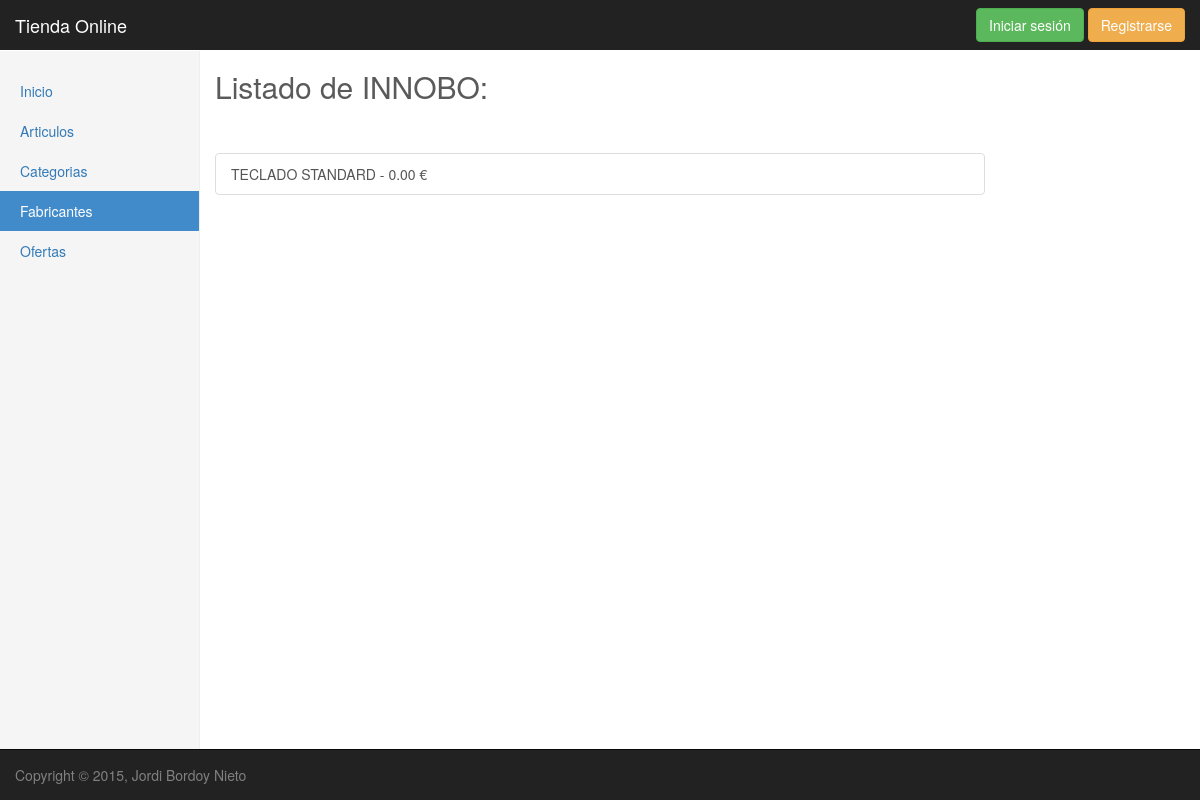
The app's page /articulos/articuloFabricante/1/ with its own data.
### articulos/models.py (models this page shows, shortened)
class Fabricante(models.Model):
	nombre = models.CharField(max_length=30, unique = True, default = '')
	imagen = models.ImageField(upload_to='fabricantes', verbose_name='Imagen', default = '')
	def __unicode__(self):
		return self.nombre

class Articulo(models.Model):
	nombre = models.CharField(max_length=30, unique = True, null = False, default='')
	descripcion = models.TextField(blank = True, null = True)
	imagen = models.ImageField(upload_to='articulos', verbose_name='Imagen', default = '')
	precio = models.DecimalField(default=0, max_digits=6, decimal_places=2)
	descuento = models.IntegerField(default=0)
	stock = models.IntegerField(default=0)
	categoria = models.ForeignKey(Categoria, related_name='art_cat', default = '')
	fabricante = models.ForeignKey(Fabricante, related_name='art_fab', default = '')

### articulos/views.py (the view)
# urls.py: url(r'^articuloFabricante/(?P<fabricante_id>\d+)/$', views.articuloFabricante, name='articuloFabricante'),
def articuloFabricante(request, fabricante_id):
	fabricante = Fabricante.objects.get(pk=fabricante_id)
	articulos = Articulo.objects.filter(fabricante=fabricante)
	articulos=articulos.order_by("nombre")
	context = {'fabricante' : fabricante, 'articulos' : articulos}
	return render(request, 'articulos/articuloFabricante.html', context)

### articulos/templates/articulos/articuloFabricante.html (shortened to what this page needs)
<!DOCTYPE html>
{% extends "base.html" %}
{% load static %}
{% load staticfiles %}
{% block focoNavLeft %}
<li><a href="/">Inicio <span class="sr-only">(current)</span></a></li>
<li><a href="/articulos/listaArticulos/">Articulos</a></li>
<li><a href="/articulos/listaCategorias/">Categorias</a></li>
<li class="active"><a href="/articulos/listaFabricantes/">Fabricantes</a></li>
<li><a href="#">Ofertas</a></li>
{% endblock %}
{% block content %}
<div class="col-md-8 col-md-offset-2">
    <h2>Listado de {{fabricante}}:</h2>
    <br>
    <br>
    <div class="list-group">
        {% for articulo in articulos %}
            <a class="list-group-item" href='/articulos/detalleArticulo/{{articulo.id}}'>{{articulo.nombre}} - {{articulo.precio}} €</a>
        {% endfor %}
    </div>
{% endblock %}

### Tienda/static/css/jumbotron.css (style rules this page uses)
body { padding-top: 50px; padding-bottom: 20px; }

### Tienda/static/css/dashboard.css (style rules this page uses)
body { padding-top: 50px; }
.nav-sidebar > li > a { padding-right: 20px; padding-left: 20px; }
.nav-sidebar > .active > a, .nav-sidebar > .active > a:hover, .nav-sidebar > .active > a:focus { color: #fff; background-color: #428bca; }

### Tienda/static/css/carousel.css (style rules this page uses)
body { padding-bottom: 40px; color: #5a5a5a; }

### records on screen
Fabricante: nombre "INNOBO"
Articulo: nombre "TECLADO STANDARD", precio "0.00"
